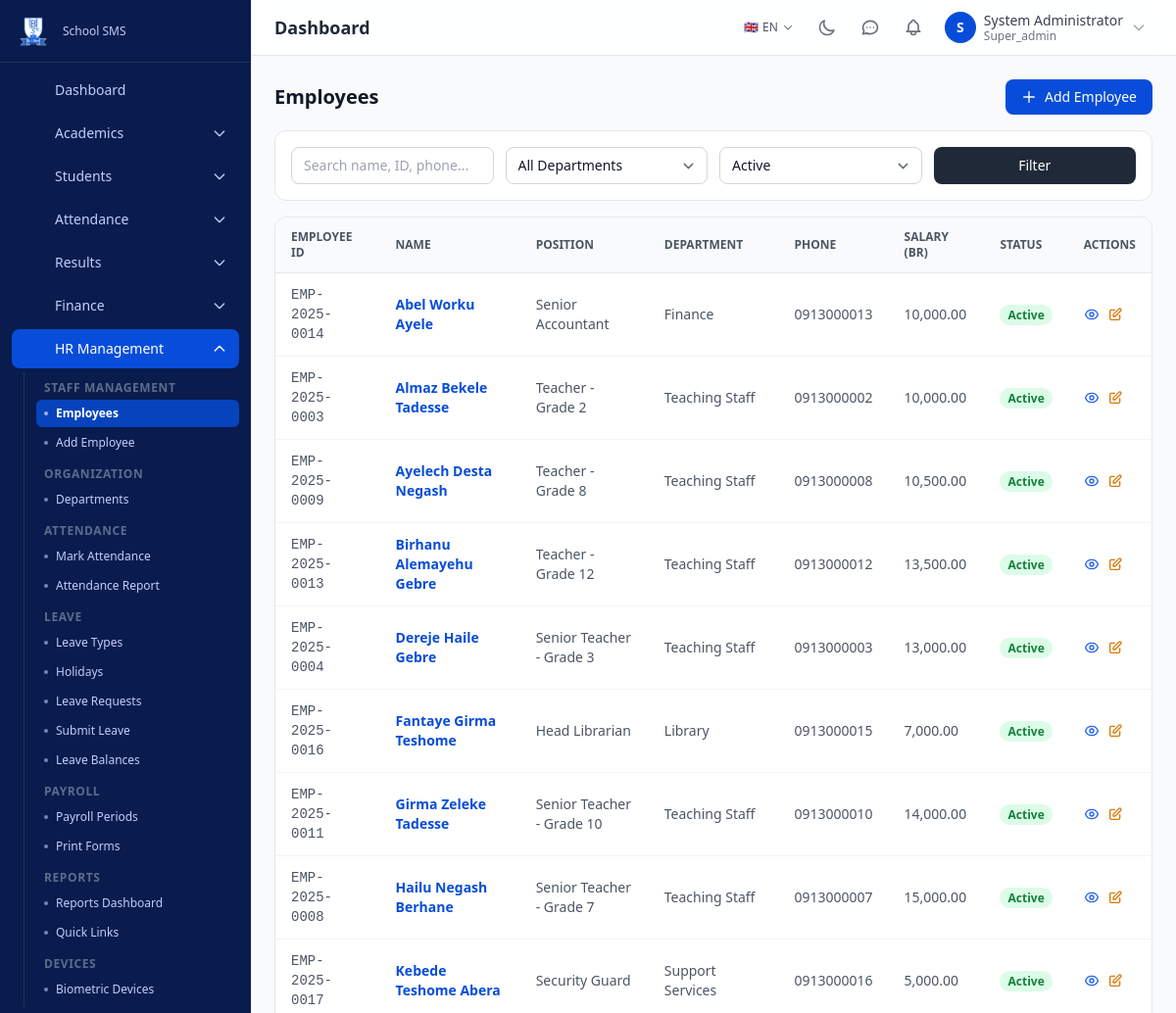
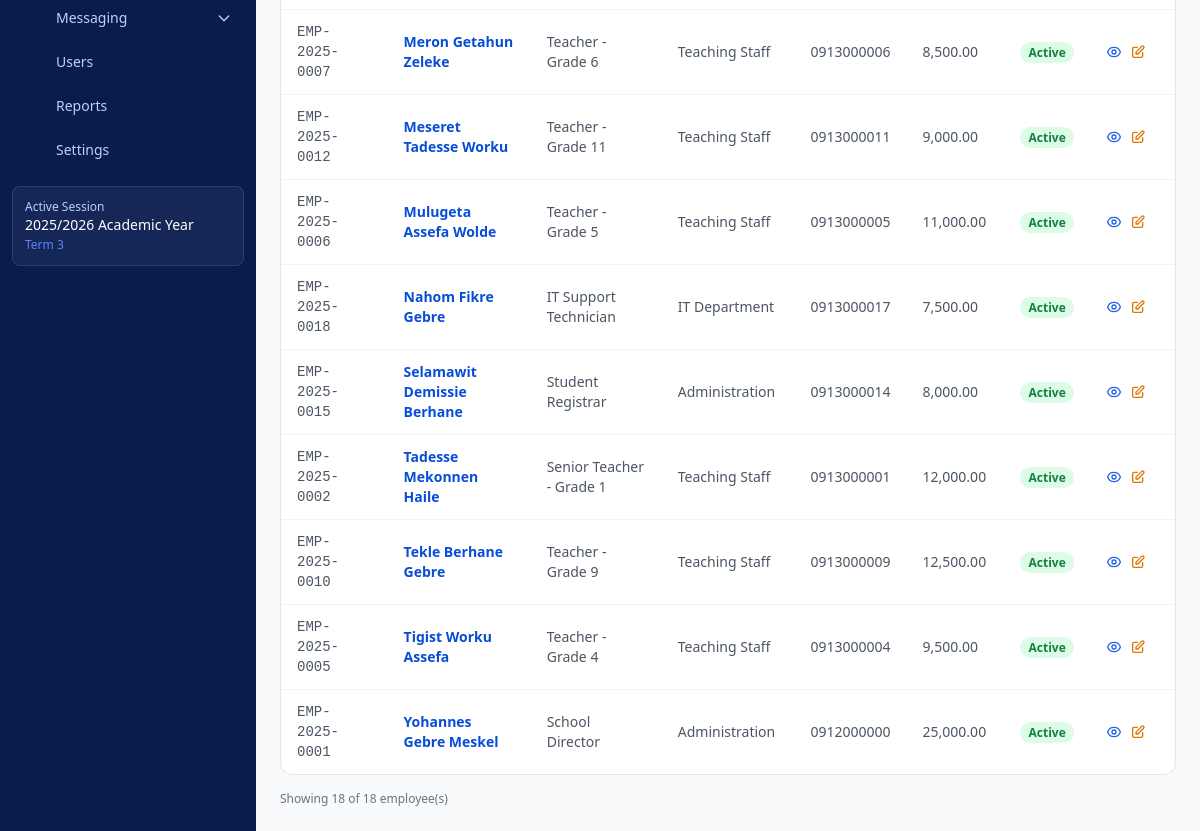
The app's page /hr/employees (signed in) with its own data (2 pictures, top to bottom).
### tables this page shows
CREATE TABLE `academic_sessions` (
    `id` BIGINT UNSIGNED NOT NULL AUTO_INCREMENT,
    `name` VARCHAR(100) NOT NULL,
    `slug` VARCHAR(100) NOT NULL,
    `start_date` DATE NOT NULL,
    `end_date` DATE NOT NULL,
    `is_active` TINYINT(1) NOT NULL DEFAULT 0,
    `created_at` DATETIME NOT NULL DEFAULT CURRENT_TIMESTAMP,
    `updated_at` DATETIME NOT NULL DEFAULT CURRENT_TIMESTAMP ON UPDATE CURRENT_TIMESTAMP,
    PRIMARY KEY (`id`),
    UNIQUE KEY `uk_sessions_slug` (`slug`),
    INDEX `idx_sessions_active` (`is_active`)
);

CREATE TABLE `terms` (
    `id` BIGINT UNSIGNED NOT NULL AUTO_INCREMENT,
    `session_id` BIGINT UNSIGNED NOT NULL,
    `name` VARCHAR(100) NOT NULL,
    `slug` VARCHAR(100) NOT NULL,
    `start_date` DATE NOT NULL,
    `end_date` DATE NOT NULL,
    `is_active` TINYINT(1) NOT NULL DEFAULT 0,
    `sort_order` INT UNSIGNED NOT NULL DEFAULT 0,
    `created_at` DATETIME NOT NULL DEFAULT CURRENT_TIMESTAMP,
    `updated_at` DATETIME NOT NULL DEFAULT CURRENT_TIMESTAMP ON UPDATE CURRENT_TIMESTAMP,
    PRIMARY KEY (`id`),
    UNIQUE KEY `uk_terms_session_slug` (`session_id`, `slug`),
    INDEX `idx_terms_active` (`is_active`),
    CONSTRAINT `fk_terms_session` FOREIGN KEY (`session_id`) REFERENCES `academic_sessions`(`id`) ON DELETE CASCADE
);

CREATE TABLE `hr_employees` (
    `id` BIGINT UNSIGNED NOT NULL AUTO_INCREMENT,
    `employee_id` VARCHAR(20) NOT NULL COMMENT 'Format: EMP-YYYY-XXXX',
    `first_name` VARCHAR(100) NOT NULL,
    `father_name` VARCHAR(100) NOT NULL,
    `grandfather_name` VARCHAR(100) NOT NULL,
    `first_name_am` VARCHAR(100) DEFAULT NULL COMMENT 'First name in Amharic',
    `father_name_am` VARCHAR(100) DEFAULT NULL COMMENT 'Father name in Amharic',
    `grandfather_name_am` VARCHAR(100) DEFAULT NULL COMMENT 'Grandfather name in Amharic',
    `gender` ENUM('male','female') NOT NULL,
    `date_of_birth_ec` VARCHAR(20) DEFAULT NULL COMMENT 'Ethiopian calendar DD/MM/YYYY',
    `date_of_birth_gregorian` DATE DEFAULT NULL,
    `phone` VARCHAR(20) DEFAULT NULL,
    `email` VARCHAR(255) DEFAULT NULL,
    `address` TEXT DEFAULT NULL,
    `emergency_contact_name` VARCHAR(200) DEFAULT NULL,
    `emergency_contact_phone` VARCHAR(20) DEFAULT NULL,
    `photo` VARCHAR(500) DEFAULT NULL,
    `department_id` BIGINT UNSIGNED DEFAULT NULL,
    `position` VARCHAR(100) DEFAULT NULL,
    `qualification` VARCHAR(50) DEFAULT NULL,
    `role` ENUM('teacher','admin','accountant','librarian','support_staff') NOT NULL DEFAULT 'support_staff',
    `employment_type` ENUM('permanent','full_time','contract','part_time','temporary') NOT NULL DEFAULT 'permanent',
    `start_date_ec` VARCHAR(20) DEFAULT NULL COMMENT 'Hire date Ethiopian calendar DD/MM/YYYY',
    `start_date_gregorian` DATE DEFAULT NULL,
    `end_date_ec` VARCHAR(20) DEFAULT NULL,
    `end_date_gregorian` DATE DEFAULT NULL,
    `basic_salary` DECIMAL(12,2) NOT NULL DEFAULT 0.00,
    `transport_allowance` DECIMAL(12,2) NOT NULL DEFAULT 0.00,
    `position_allowance` DECIMAL(12,2) NOT NULL DEFAULT 0.00,
    `other_allowance` DECIMAL(12,2) NOT NULL DEFAULT 0.00,
    `other_deductions` DECIMAL(12,2) NOT NULL DEFAULT 0.00,
    `status` ENUM('active','left','suspended') NOT NULL DEFAULT 'active',
    `tin_number` VARCHAR(30) DEFAULT NULL,
    `pension_number` VARCHAR(50) DEFAULT NULL,
    `national_id` VARCHAR(50) DEFAULT NULL,
    `bank_name` VARCHAR(100) DEFAULT NULL,
    `bank_account` VARCHAR(50) DEFAULT NULL,
    `biometric_id` VARCHAR(50) DEFAULT NULL COMMENT 'For biometric device mapping',
    `fingerprint_registered` TINYINT(1) NOT NULL DEFAULT 0,
    `user_id` BIGINT UNSIGNED DEFAULT NULL COMMENT 'Link to users table if employee has login',
    `created_at` DATETIME NOT NULL DEFAULT CURRENT_TIMESTAMP,
    `updated_at` DATETIME NOT NULL DEFAULT CURRENT_TIMESTAMP ON UPDATE CURRENT_TIMESTAMP,
    `created_by` BIGINT UNSIGNED DEFAULT NULL,
    `updated_by` BIGINT UNSIGNED DEFAULT NULL,
    `deleted_at` DATETIME DEFAULT NULL,
    PRIMARY KEY (`id`),
    UNIQUE KEY `uk_hr_emp_employee_id` (`employee_id`),
    UNIQUE KEY `uk_hr_emp_email` (`email`),
    UNIQUE KEY `uk_hr_emp_tin` (`tin_number`),
    INDEX `idx_hr_emp_department` (`department_id`),
    INDEX `idx_hr_emp_status` (`status`),
    INDEX `idx_hr_emp_role` (`role`),
    INDEX `idx_hr_emp_deleted` (`deleted_at`),
    INDEX `idx_hr_emp_user` (`user_id`),
    CONSTRAINT `fk_hr_emp_dept` FOREIGN KEY (`department_id`) REFERENCES `hr_departments`(`id`) ON DELETE SET NULL,
    CONSTRAINT `fk_hr_emp_creator` FOREIGN KEY (`created_by`) REFERENCES `users`(`id`) ON DELETE SET NULL,
    CONSTRAINT `fk_hr_emp_updater` FOREIGN KEY (`updated_by`) REFERENCES `users`(`id`) ON DELETE SET NULL,
    CONSTRAINT `fk_hr_emp_user` FOREIGN KEY (`user_id`) REFERENCES `users`(`id`) ON DELETE SET NULL
);

CREATE TABLE `hr_departments` (
    `id` BIGINT UNSIGNED NOT NULL AUTO_INCREMENT,
    `name` VARCHAR(100) NOT NULL,
    `code` VARCHAR(20) DEFAULT NULL,
    `head_of_department_id` BIGINT UNSIGNED DEFAULT NULL,
    `description` TEXT DEFAULT NULL,
    `status` ENUM('active','inactive') NOT NULL DEFAULT 'active',
    `created_at` DATETIME NOT NULL DEFAULT CURRENT_TIMESTAMP,
    `updated_at` DATETIME NOT NULL DEFAULT CURRENT_TIMESTAMP ON UPDATE CURRENT_TIMESTAMP,
    `created_by` BIGINT UNSIGNED DEFAULT NULL,
    `updated_by` BIGINT UNSIGNED DEFAULT NULL,
    `deleted_at` DATETIME DEFAULT NULL,
    PRIMARY KEY (`id`),
    UNIQUE KEY `uk_hr_dept_code` (`code`),
    INDEX `idx_hr_dept_status` (`status`),
    INDEX `idx_hr_dept_deleted` (`deleted_at`),
    CONSTRAINT `fk_hr_dept_creator` FOREIGN KEY (`created_by`) REFERENCES `users`(`id`) ON DELETE SET NULL,
    CONSTRAINT `fk_hr_dept_updater` FOREIGN KEY (`updated_by`) REFERENCES `users`(`id`) ON DELETE SET NULL
);

### modules/hr/views/employees.php (the view, shortened to what the rows shown need)
<?php
$status  = input('status') ?: 'active';
$page    = max(1, input_int('page') ?: 1);
$perPage = 20;
$where  = ["e.deleted_at IS NULL"];
$params = [];
if ($status) {
    $where[] = "e.status = ?";
    $params[] = $status;
}
$whereStr = implode(' AND ', $where);
$totalRows = (int)db_fetch_value("SELECT COUNT(*) FROM hr_employees e WHERE {$whereStr}", $params);
$totalPages = max(1, (int)ceil($totalRows / $perPage));
$page = min($page, $totalPages);
$offset = ($page - 1) * $perPage;
$employees = db_fetch_all(
    "SELECT e.*, d.name AS department_name
     FROM hr_employees e
     LEFT JOIN hr_departments d ON e.department_id = d.id
     WHERE {$whereStr}
     ORDER BY e.first_name
     LIMIT {$perPage} OFFSET {$offset}",
    $params
);
?>
<div class="space-y-4">
    <div class="flex items-center justify-between">
        <h1 class="text-xl font-bold text-gray-900 dark:text-dark-text">Employees</h1>
    </div>
    <div class="bg-white dark:bg-dark-card rounded-xl border border-gray-200 dark:border-dark-border overflow-hidden">
        <div class="overflow-x-auto">
            <table class="min-w-full divide-y divide-gray-200 dark:divide-dark-border responsive-table">
                <thead class="bg-gray-50 dark:bg-dark-bg">
                    <tr>
                        <th class="px-4 py-3 text-left text-xs font-semibold text-gray-600 dark:text-dark-muted uppercase">Employee ID</th>
                        <th class="px-4 py-3 text-left text-xs font-semibold text-gray-600 dark:text-dark-muted uppercase">Name</th>
                        <th class="px-4 py-3 text-left text-xs font-semibold text-gray-600 dark:text-dark-muted uppercase">Position</th>
                        <th class="px-4 py-3 text-left text-xs font-semibold text-gray-600 dark:text-dark-muted uppercase">Department</th>
                        <th class="px-4 py-3 text-left text-xs font-semibold text-gray-600 dark:text-dark-muted uppercase">Phone</th>
                        <th class="px-4 py-3 text-left text-xs font-semibold text-gray-600 dark:text-dark-muted uppercase">Salary (Br)</th>
                        <th class="px-4 py-3 text-left text-xs font-semibold text-gray-600 dark:text-dark-muted uppercase">Status</th>
                        <th class="px-4 py-3 text-left text-xs font-semibold text-gray-600 dark:text-dark-muted uppercase">Actions</th>
                    </tr>
                </thead>
                <tbody class="divide-y divide-gray-100 dark:divide-dark-border">
                    <?php if (empty($employees)): ?>
                    <tr><td colspan="8" class="px-4 py-8 text-center text-gray-400 dark:text-gray-500">No employees found.</td></tr>
                    <?php else: foreach ($employees as $emp): ?>
                    <tr class="hover:bg-gray-50 dark:hover:bg-dark-bg transition-colors">
                        <td class="px-4 py-3 text-sm font-mono text-gray-600 dark:text-dark-muted" data-label="ID"><?= e($emp['employee_id']) ?></td>
                        <td class="px-4 py-3 text-sm" data-label="Name">
                            <a href="<?= url('hr', 'employee-detail', $emp['id']) ?>" class="text-primary-600 hover:text-primary-800 font-semibold">
                                <?= e($emp['first_name'] . ' ' . $emp['father_name'] . ' ' . $emp['grandfather_name']) ?>
                            </a>
                        </td>
                        <td class="px-4 py-3 text-sm text-gray-600 dark:text-dark-muted" data-label="Position"><?= e($emp['position']) ?></td>
                        <td class="px-4 py-3 text-sm text-gray-600 dark:text-dark-muted" data-label="Department"><?= e($emp['department_name'] ?? '—') ?></td>
                        <td class="px-4 py-3 text-sm text-gray-600 dark:text-dark-muted" data-label="Phone"><?= e($emp['phone'] ?? '—') ?></td>
                        <td class="px-4 py-3 text-sm text-gray-600 dark:text-dark-muted" data-label="Salary"><?= number_format($emp['basic_salary'], 2) ?></td>
                        <td class="px-4 py-3 text-sm" data-label="Status">
                            <?php
                            $statusColors = ['active' => 'bg-green-100 text-green-700', 'left' => 'bg-gray-100 text-gray-600', 'suspended' => 'bg-red-100 text-red-700'];
                            ?>
                            <span class="px-2 py-0.5 text-xs font-semibold rounded-full <?= $statusColors[$emp['status']] ?? 'bg-gray-100 text-gray-600' ?>">
                                <?= ucfirst($emp['status']) ?>
                            </span>
                        </td>
                        <td class="px-4 py-3 text-sm" data-label="Actions">
                            <div class="flex items-center gap-2">
                                <a href="<?= url('hr', 'employee-detail', $emp['id']) ?>" class="text-blue-600 hover:text-blue-800" title="View">
                                </a>
                                <a href="<?= url('hr', 'employee-form', $emp['id']) ?>" class="text-amber-600 hover:text-amber-800" title="Edit">
                                    <svg class="w-4 h-4" fill="none" stroke="currentColor" viewBox="0 0 24 24"><path stroke-linecap="round" stroke-linejoin="round" stroke-width="2" d="M11 5H6a2 2 0 00-2 2v11a2 2 0 002 2h11a2 2 0 002-2v-5m-1.414-9.414a2 2 0 112.828 2.828L11.828 15H9v-2.828l8.586-8.586z"/></svg>
                                </a>
                            </div>
                        </td>
                    </tr>
                    <?php endforeach; endif; ?>
                </tbody>
            </table>
        </div>
    </div>
</div>
<?php
require APP_ROOT . '/templates/layout.php';

### templates/partials/sidebar.php (shortened to what the rows shown need)
<aside id="sidebar" class="fixed inset-y-0 left-0 z-40 w-64 bg-sidebar-bg dark:bg-gray-950 sidebar-transition transform -translate-x-full lg:translate-x-0 overflow-y-auto no-print">
    <?php $activeSession = get_active_session(); ?>
    <?php if ($activeSession): ?>
    <div class="mx-3 mb-4 p-3 rounded-lg bg-white/5 border border-white/10">
        <p class="text-xs text-sidebar-text">Active Session</p>
        <p class="text-sm text-white font-medium"><?= e($activeSession['name']) ?></p>
        <?php $activeTerm = get_active_term(); if ($activeTerm): ?>
        <p class="text-xs text-primary-400 mt-0.5"><?= e($activeTerm['name']) ?></p>
        <?php endif; ?>
    </div>
    <?php endif; ?>
</aside>

### records on screen
academic_sessions: name "2025/2026 Academic Year"
terms: name "Term 3"
hr_employees: employee "EMP-2025-0014", first_name+father_name+grandfather_name "Abel Worku Ayele", position "Senior Accountant", department.name "Finance", phone "0913000013", basic_salary "10,000.00", status "Active"
hr_employees: employee "EMP-2025-0003", first_name+father_name+grandfather_name "Almaz Bekele Tadesse", position "Teacher - Grade 2", department.name "Teaching Staff", phone "0913000002", basic_salary "10,000.00", status "Active"
hr_employees: employee "EMP-2025-0009", first_name+father_name+grandfather_name "Ayelech Desta Negash", position "Teacher - Grade 8", department.name "Teaching Staff", phone "0913000008", basic_salary "10,500.00", status "Active"
hr_employees: employee "EMP-2025-0013", first_name+father_name+grandfather_name "Birhanu Alemayehu Gebre", position "Teacher - Grade 12", department.name "Teaching Staff", phone "0913000012", basic_salary "13,500.00", status "Active"
hr_employees: employee "EMP-2025-0004", first_name+father_name+grandfather_name "Dereje Haile Gebre", position "Senior Teacher - Grade 3", department.name "Teaching Staff", phone "0913000003", basic_salary "13,000.00", status "Active"
hr_employees: employee "EMP-2025-0016", first_name+father_name+grandfather_name "Fantaye Girma Teshome", position "Head Librarian", department.name "Library", phone "0913000015", basic_salary "7,000.00", status "Active"
hr_employees: employee "EMP-2025-0011", first_name+father_name+grandfather_name "Girma Zeleke Tadesse", position "Senior Teacher - Grade 10", department.name "Teaching Staff", phone "0913000010", basic_salary "14,000.00", status "Active"
hr_employees: employee "EMP-2025-0008", first_name+father_name+grandfather_name "Hailu Negash Berhane", position "Senior Teacher - Grade 7", department.name "Teaching Staff", phone "0913000007", basic_salary "15,000.00", status "Active"
hr_employees: employee "EMP-2025-0017", first_name+father_name+grandfather_name "Kebede Teshome Abera", position "Security Guard", department.name "Support Services", phone "0913000016", basic_salary "5,000.00", status "Active"
hr_employees: employee "EMP-2025-0007", first_name+father_name+grandfather_name "Meron Getahun Zeleke", position "Teacher - Grade 6", department.name "Teaching Staff", phone "0913000006", basic_salary "8,500.00", status "Active"
hr_employees: employee "EMP-2025-0012", first_name+father_name+grandfather_name "Meseret Tadesse Worku", position "Teacher - Grade 11", department.name "Teaching Staff", phone "0913000011", basic_salary "9,000.00", status "Active"
hr_employees: employee "EMP-2025-0006", first_name+father_name+grandfather_name "Mulugeta Assefa Wolde", position "Teacher - Grade 5", department.name "Teaching Staff", phone "0913000005", basic_salary "11,000.00", status "Active"
hr_employees: employee "EMP-2025-0018", first_name+father_name+grandfather_name "Nahom Fikre Gebre", position "IT Support Technician", department.name "IT Department", phone "0913000017", basic_salary "7,500.00", status "Active"
hr_employees: employee "EMP-2025-0015", first_name+father_name+grandfather_name "Selamawit Demissie Berhane", position "Student Registrar", department.name "Administration", phone "0913000014", basic_salary "8,000.00", status "Active"
hr_employees: employee "EMP-2025-0002", first_name+father_name+grandfather_name "Tadesse Mekonnen Haile", position "Senior Teacher - Grade 1", department.name "Teaching Staff", phone "0913000001", basic_salary "12,000.00", status "Active"
hr_employees: employee "EMP-2025-0010", first_name+father_name+grandfather_name "Tekle Berhane Gebre", position "Teacher - Grade 9", department.name "Teaching Staff", phone "0913000009", basic_salary "12,500.00", status "Active"
hr_employees: employee "EMP-2025-0005", first_name+father_name+grandfather_name "Tigist Worku Assefa", position "Teacher - Grade 4", department.name "Teaching Staff", phone "0913000004", basic_salary "9,500.00", status "Active"
hr_employees: employee "EMP-2025-0001", first_name+father_name+grandfather_name "Yohannes Gebre Meskel", position "School Director", department.name "Administration", phone "0912000000", basic_salary "25,000.00", status "Active"

### other values on screen
$item['label'] "Dashboard"
$item['label'] "Academics"
$item['label'] "Students"
$item['label'] "Attendance"
$item['label'] "Results"
$item['label'] "Finance"
$item['label'] "HR Management"
$groupLabel "STAFF MANAGEMENT"
$child['label'] "Employees"
$child['label'] "Add Employee"
$groupLabel "ORGANIZATION"
$child['label'] "Departments"
$groupLabel "ATTENDANCE"
$child['label'] "Mark Attendance"
$child['label'] "Attendance Report"
